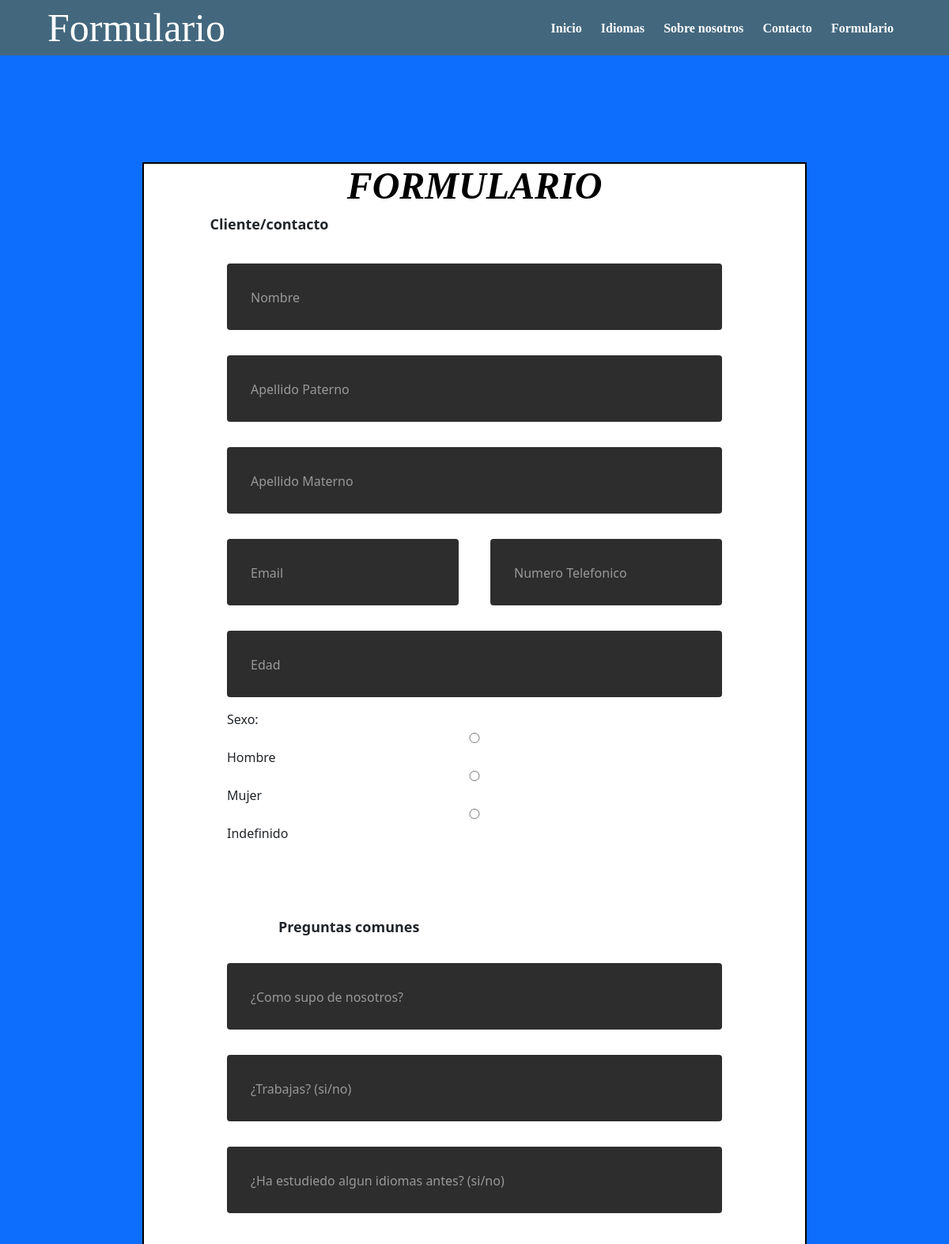
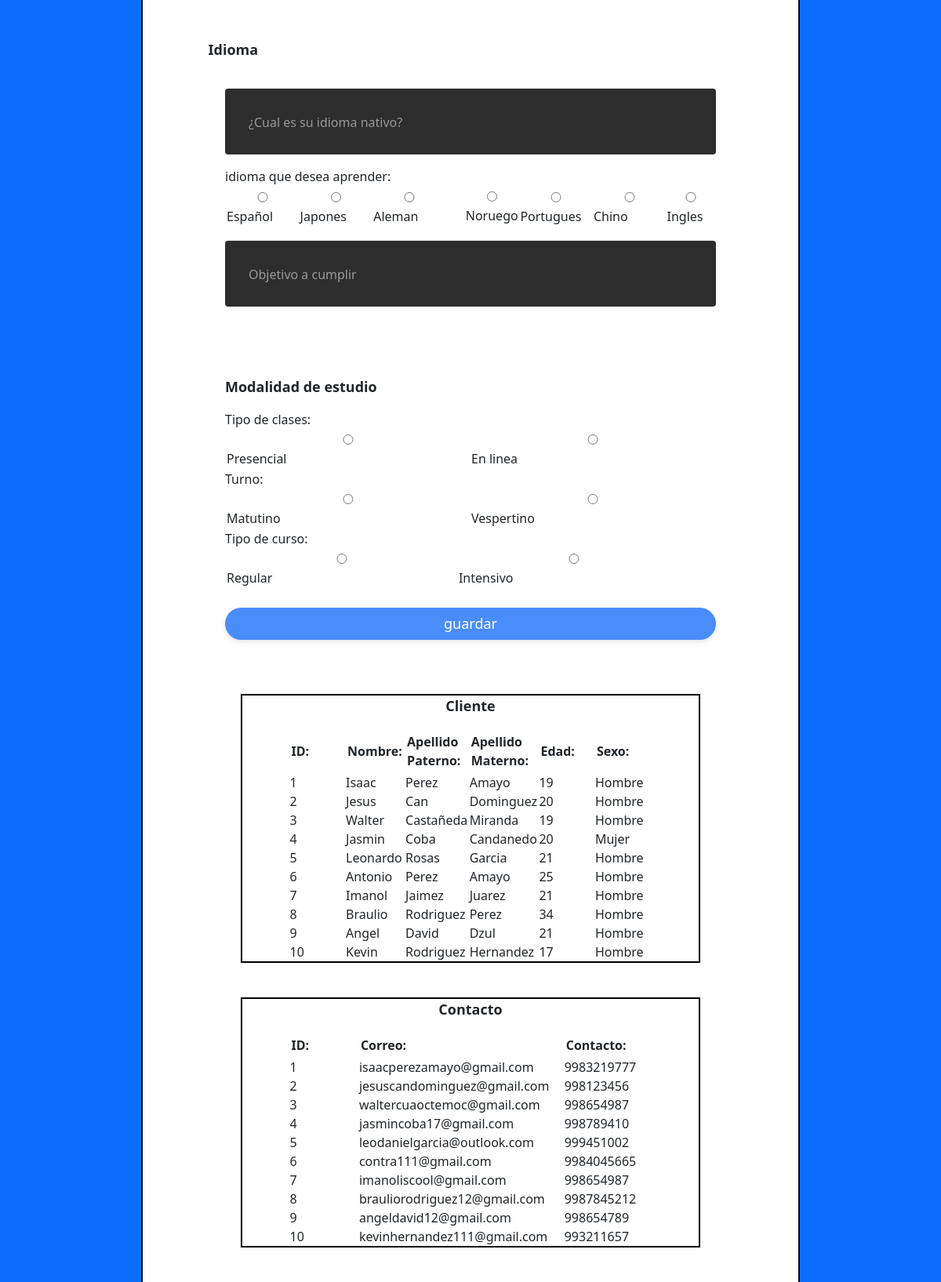
The page /prueba4.php (upper part) on the database its author committed (2 pictures, top to bottom).
### tables this page shows
CREATE TABLE `cliente` (
  `nombre` varchar(1000) NOT NULL,
  `paterno` varchar(1000) NOT NULL,
  `materno` varchar(1000) NOT NULL,
  `edad` int(255) NOT NULL,
  `sexo` varchar(1000) NOT NULL,
  `id` int(255) NOT NULL
);

CREATE TABLE `contacto` (
  `correo` varchar(1000) NOT NULL,
  `telefono` varchar(1000) NOT NULL,
  `id` int(255) NOT NULL
);

### prueba4.php (the view, shortened to what this page needs)
<?php
    $servidor="localhost";
    $usuario="root";
    $clave="";
    $basedatos="proyecto";
    $enlace = mysqli_connect($servidor, $usuario, $clave, $basedatos);
?>
<!DOCTYPE html>
<html>
<link rel="stylesheet" type="text/css" href="css/bootstrap.min.css">
<link rel="stylesheet" type="text/css" href="styles/style_formulario.css">
<head>
</head>
<body class="masthead bg-primary">
    <header class="enca ">
        <div class="wrapper ">
            <div class="logo ">
                Formulario
            </div>
            <nav>
                <a href="index.php">Inicio</a>
                <a href="prueba.php">Idiomas</a>
                <a href="prueba2.php">Sobre nosotros</a>
                <a href="prueba3.php">Contacto</a>
                <a href="prueba4.php">Formulario</a>
            </nav>
        </div>
    </header>
    <div class="margen">
        <form action="#" class="proyecto" id="proyecto" name="proyecto" method="POST">
            <h1 class="titu">FORMULARIO</h1>
            <p class="formulario">
            <font size="4"><b>Cliente/contacto</b></font>
            </p>
        <form action="#" class="proyecto" id="proyecto" name="proyecto" method="POST">
            <div class="row input-container">
                <div class="col-xs-12">
                    <div class="styled-input wide">
                        <input type="text"  id="nombre" name="nombre" required />
                        <label>Nombre</label>
                    </div>
                </div>
                <div class="col-xs-12">
                    <div class="styled-input wide">
                        <input type="text"  id="paterno" name="paterno" required />
                        <label>Apellido Paterno</label>
                    </div>
                </div>
                <div class="col-xs-12">
                    <div class="styled-input wide">
                        <input type="text"  id="materno" name="materno" required />
                        <label>Apellido Materno</label>
                    </div>
                </div>
                <div class="col-md-6 col-sm-12">
                    <div class="styled-input">
                        <input type="text" id="correo" name="correo" required />
                        <label>Email</label>
                    </div>
                </div>
                <div class="col-md-6 col-sm-12">
                    <div class="styled-input" style="float:right;">
                        <input type="text" id="telefono" name="telefono" required />
                        <label>Numero Telefonico</label>
                    </div>
                </div>
                <div class="col-xs-12">
                    <div class="styled-input wide">
                        <input type="text" id="edad" name="edad" required />
                        <label>Edad</label>
                    </div>
                </div>
                <div class="pregresp">
                    <label>Sexo: </label>
                        <div class="pregunta">
                            <input class="respuestas" type="radio" name="sexo" id="sexo" value="Hombre" required/> Hombre<br/>
                        </div>
                        <div class="pregunta">
                                <input class="respuestas" type="radio" name="sexo" id="sexo" value="Mujer"> Mujer<br/>
                        </div>
                        <div class="pregunta">
                                <input class="respuestas" type="radio" name="sexo" id="raro" value="Raro"> Indefinido<br/>
                        </div>
                </div>
            </div>
        <br>
        <br>
    <div class="row input-container">
        <p class="formulario">
            <font size="4"><b>Preguntas comunes</b></font>
        </p>
        <div class="col-xs-12">
            <div class="styled-input wide">
                <input type="text" id="supo" name="supo" required />
                <label>¿Como supo de nosotros?</label>
            </div>
        </div>
        <br>
        <div class="col-xs-12">
            <div class="styled-input wide">
                <input type="text" id="trabaja" name="trabaja" required />
                <label>¿Trabajas? (si/no)</label>
            </div>
        </div>
        <div class="col-xs-12">
            <div class="styled-input wide">
                <input type="text" id="estudiado" name="estudiado" required />
                <label>¿Ha estudiedo algun idiomas antes? (si/no)</label>
            </div>
        </div>
    </div>
        <p class="formulario">
            <br></br>
            <font size="4"><b>Idioma</b></font>
        </p>
    <div class="row input-container">
        <div class="col-xs-12">
            <div class="styled-input wide">
                <input type="text" id="nativo" name="nativo" required />
                <label>¿Cual es su idioma nativo?</label>
            </div>
        </div>
        <div class="pregresp">
            <table>
                <label>idioma que desea aprender: </label>
                <tr>
                    <td class="celda2">
                        <div class="pregunta">
                            <input class="respuesta" type="radio" name="idioma" id="idioma" value="Español"> Español
                        </div>
                    </td>
                    <td class="celda2">
                        <div class="pregunta">
                            <input class="respuesta" type="radio" name="idioma" id="idioma" value="japones"> Japones
                        </div>
                    </td>
                    <td class="celda2">
                        <div class="pregunta">
                            <input class="respuesta" type="radio" name="idioma" id="idioma" value="aleman"> Aleman
                        </div>
                    </td>
                    <td class="celda2">
                        <div class="form-check">
                            <input class="respuesta" type="radio" name="idioma" id="idioma" value="noruego"> Noruego
                        </div>
                    </td>
                    <td class="celda2">
                        <div class="pregunta">
                            <input class="respuesta" type="radio" name="idioma" id="idioma" value="portugues"> Portugues
                        </div>
                    </td>
                    <td class="celda2">
                        <div class="pregunta">
                            <input class="respuesta" type="radio" name="idioma" id="idioma" value="chino"> Chino
                        </div>
                    </td>
                    <td class="celda2">
                        <div class="pregunta">
                            <input class="respuesta" type="radio" name="idioma" id="idioma" value="ingles"> Ingles
                        </div>
                    </td>
                </tr>
            </table>
        </div>
        <div class="col-xs-12">
            <div class="styled-input wide">
                <input type="text" id="objetivo" name="objetivo" required />
                <label>Objetivo a cumplir</label>
            </div>
        </div>
    </div>
    <div class="row input-container">
        <p class="pregresp">
            <br></br>
            <font size="4"><b>Modalidad de estudio</b></font>
        </p>
        <div class="pregresp">
            <table>
                <label>Tipo de clases: </label>
                <tr>
                    <td class="celda2">
                        <div class="pregunta">
                            <input class="respuestas" type="radio" name="tipo" id="tipo" value="presencial"> Presencial
                        </div>
                    </td>
                    <td class="celda2">
                        <div class="pregunta">
                            <input class="respuestas" type="radio" name="tipo" id="tipo" value="linea"> En linea
                        </div>
                    </td>
                </tr>
            </table>
        </div>
        <br/>
        <div class="pregresp">
            <table>
                <label>Turno: </label>
                <tr>
                    <td class="celda2">
                        <div class="pregunta">
                            <input class="respuestas" type="radio" name="turno" id="turno" value="Matutino"> Matutino
                        </div>
                    </td>
                    <td class="celda2">
                        <div class="pregunta">
                            <input class="respuestas" type="radio" name="turno" id="turno" value="Vespertino"> Vespertino
                        </div>
                    </td>
                </tr>
            </table>
        </div>
        <div class="pregresp">
            <table>
                <label>Tipo de curso: </label>
                <tr>
                    <td class="celda2">
                        <div class="pregunta">
                            <input class="respuestas" type="radio" name="curso" id="curso" value="Regular"> Regular
                        </div>
                    </td>
                    <td class="celda2">
                        <div class="pregunta">
                            <input class="respuestas" type="radio" name="curso" id="curso" value="Intensivo"> Intensivo
                        </div>
                    </td>
                </tr>
            </table>
        </div>
        <div class="col-xs-12">
            <br>
            <input class="btn-lrg submit-btn" type="submit" name="guardar" class="btn" value="guardar">
        </div>
</form>
    </div>
<br>
    <div class="margen">
    <p class="formulario" align="center">
            <font size="4"><b>Cliente</b></font>
        </p>
        <div class="formulario">
			<table>
				<tr>
                    <td class="borde"><b>ID:</b> </td>
					<td class="borde"><b>Nombre:</b> </td>
					<td class="borde"><b>Apellido Paterno:</b> </td>
					<td class="borde"><b>Apellido Materno:</b> </td>
					<td class="borde"><b>Edad:</b> </td>
                    <td class="borde"><b>Sexo:</b> </td>
				</tr>
					<?php
						$sql="SELECT * from cliente";
                        $result=mysqli_query($enlace,$sql);
                        while($mostrar=mysqli_fetch_array($result)){
                            ?>
                            <tr>
                                <td><?php echo $mostrar['id']?></td>
                                <td><?php echo $mostrar['nombre']?></td>
                                <td><?php echo $mostrar['paterno']?></td>
                                <td><?php echo $mostrar['materno']?></td>
                                <td><?php echo $mostrar['edad']?></td>
                                <td><?php echo $mostrar['sexo']?></td>
                            </tr>
                        <?php
                        }
					?>
			</table>
                    </div>
    </div>
<br>
    <div class="margen">
    <p class="formulario" align="center">
            <font size="4"><b>Contacto</b></font>
        </p>
        <div class="formulario">
			<table>
				<tr>
                    <td class="borde"><b>ID:</b> </td>
					<td class="borde"><b>Correo:</b> </td>
					<td class="borde"><b>Contacto:</b> </td>
				</tr>
					<?php
						$sql="SELECT * from contacto";
                        $result=mysqli_query($enlace,$sql);
                        while($mostrar=mysqli_fetch_array($result)){
                            ?>
                            <tr>
                                <td><?php echo $mostrar['id']?></td>
                                <td><?php echo $mostrar['correo']?></td>
                                <td><?php echo $mostrar['telefono']?></td>
                            </tr>
                        <?php
                        }
					?>
			</table>
                    </div>
    </div>
<br>
<br>
<br>
</body>
</html>

### styles/style_formulario.css (style rules this page uses)
* { margin: 0; padding: 0; box-sizing: border-box; }
.enca { background: rgba(123, 98, 0, 0.5); overflow: hidden; width: 100%; margin-bottom: 20px; top: 0; left: 0; z-index: 100; position: fixed; }
.formulario { background-color: white; width: 80%; height: auto; margin-left: auto; margin-right: auto; }
.margen { border: black 2px solid; margin-top: 20px; background-color: white; width: 70%; height: auto; margin-left: auto; margin-right: auto; }
.titu { color: black; font-weight: 600; text-align: center; line-height: normal; font-style: italic; font-family: arial Narrow; font-size: 300%; }
.borde { border-collapse: collapse; border: white 4px solid; align-items: left; width: 15%; }
.celda2 { border-collapse: collapse; border: white 2px solid; align-items: center; width: 15%; }
.wrapper { width: 90%; max-width: 1180px; margin: auto; overflow: hidden; }
.logo { color: white; font-size: 50px; font-family: Berlin Sans FB; line-height: 70px; float: left; }
nav { line-height: 70px; float: right; }
nav a { color: white; display: inline-block; text-decoration: none; font-family: Arial Narrow; font-weight: bold; padding: 20px 10px; line-height: normal; font-size: 16px; -webkit-transition: all 500ms ease; transition: all 500ms ease; }
.row { display: flex; flex-wrap: wrap; margin-right: -1.5rem; margin-left: -1.5rem; }
body { background-color: #444442; padding-top: 85px; }
h1 { font-family: 'Poppins', sans-serif, 'arial'; font-weight: 600; font-size: 72px; color: white; text-align: center; }
.styled-input { float: left; width: 293px; margin: 1rem 0; position: relative; border-radius: 4px; }
.styled-input label { color: #999; padding: 1.3rem 30px 1rem 30px; position: absolute; top: 10px; left: 0; -webkit-transition: all 0.25s ease; transition: all 0.25s ease; pointer-events: none; }
.styled-input.wide { width: 650px; max-width: 100%; }
input, textarea { padding: 30px; border: 0; width: 100%; font-size: 1rem; background-color: #2d2d2d; color: white; border-radius: 4px; }
.input-container { width: 650px; max-width: 100%; margin: 20px auto 25px auto; }
.submit-btn { float: right; padding: 7px 35px; border-radius: 60px; display: inline-block; background-color: #4b8cfb; color: white; font-size: 18px; cursor: pointer; box-shadow: 0 2px 5px 0 rgba(0, 0, 0, 0.06), 0 2px 10px 0 rgba(0, 0, 0, 0.07); -webkit-transition: all 300ms ease; transition: all 300ms ease; }
.masthead { margin-top: 90px; padding-bottom: 6rem; }
@media (min-width: 992px) { .masthead { margin-top: 100px; padding-bottom: 6rem; } }

### rows shown on the page
cliente: id "1", nombre "Isaac", paterno "Perez", materno "Amayo", edad "19", sexo "Hombre"
cliente: id "2", nombre "Jesus", paterno "Can", materno "Dominguez", edad "20", sexo "Hombre"
cliente: id "3", nombre "Walter", paterno "Castañeda", materno "Miranda", edad "19", sexo "Hombre"
cliente: id "4", nombre "Jasmin", paterno "Coba", materno "Candanedo", edad "20", sexo "Mujer"
cliente: id "5", nombre "Leonardo", paterno "Rosas", materno "Garcia", edad "21", sexo "Hombre"
cliente: id "6", nombre "Antonio", paterno "Perez", materno "Amayo", edad "25", sexo "Hombre"
cliente: id "7", nombre "Imanol", paterno "Jaimez", materno "Juarez", edad "21", sexo "Hombre"
cliente: id "8", nombre "Braulio", paterno "Rodriguez", materno "Perez", edad "34", sexo "Hombre"
cliente: id "9", nombre "Angel", paterno "David", materno "Dzul", edad "21", sexo "Hombre"
cliente: id "10", nombre "Kevin", paterno "Rodriguez", materno "Hernandez", edad "17", sexo "Hombre"
contacto: id "1", correo "isaacperezamayo@gmail.com", telefono "9983219777"
contacto: id "2", correo "jesuscandominguez@gmail.com", telefono "998123456"
contacto: id "3", correo "waltercuaoctemoc@gmail.com", telefono "998654987"
contacto: id "4", correo "jasmincoba17@gmail.com", telefono "998789410"
contacto: id "5", correo "leodanielgarcia@outlook.com", telefono "999451002"
contacto: id "6", correo "contra111@gmail.com", telefono "9984045665"
contacto: id "7", correo "imanoliscool@gmail.com", telefono "998654987"
contacto: id "8", correo "brauliorodriguez12@gmail.com", telefono "9987845212"
contacto: id "9", correo "angeldavid12@gmail.com", telefono "998654789"
contacto: id "10", correo "kevinhernandez111@gmail.com", telefono "993211657"
